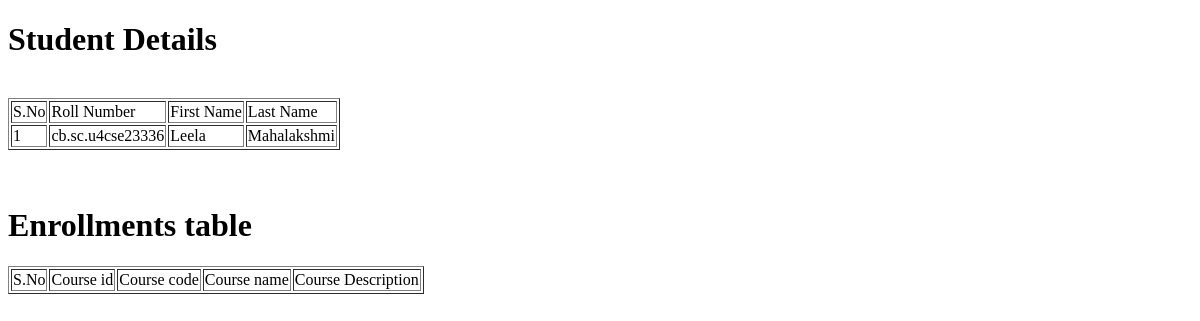
Page /student/cb.sc.u4cse23336 on the earlier database version.
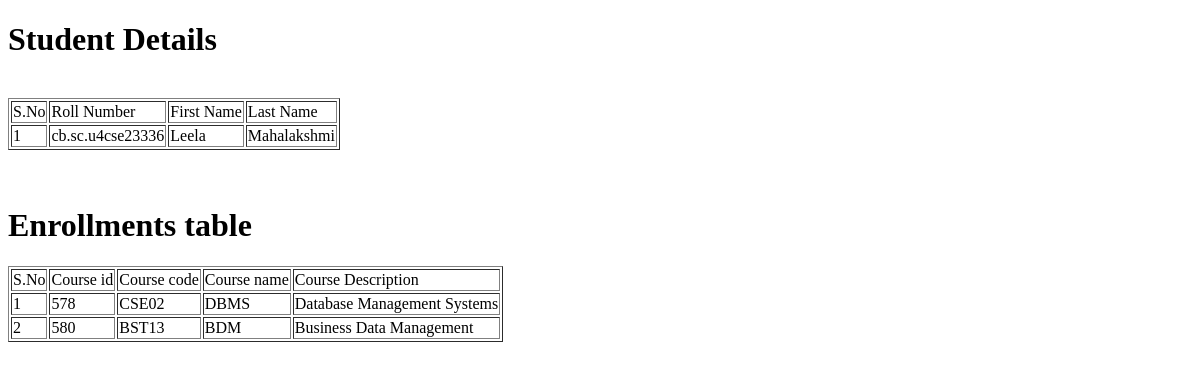
Same page on the later database version.
### tables this page shows
CREATE TABLE student (student_id INTEGER PRIMARY KEY AUTOINCREMENT,roll_number TEXT UNIQUE NOT NULL,first_name TEXT NOT NULL,last_name TEXT);

CREATE TABLE course ( course_id INTEGER PRIMARY KEY AUTOINCREMENT,course_code TEXT UNIQUE NOT NULL,course_name TEXT NOT NULL,course_description TEXT NOT NULL );

### app.py (the view)
@app.route('/student/<string:roll_number>',methods=['POST','GET'])
def details(roll_number):
    with sql.connect("database.db") as conn:
        cur = conn.cursor()
        cur.execute("SELECT * FROM student WHERE roll_number=?", (roll_number,))
        rows = cur.fetchone()
        rows = [rows] if rows else []
        cur.execute(" SELECT course.course_id, course.course_code, course.course_name, course.course_description FROM course inner join enrollments  ON course.course_id = enrollments.course_id inner join student on enrollments.student_id = student.student_id where student.roll_number=?",(roll_number,))
        rows2 = cur.fetchall()
    return render_template('studentDetailsPage.html', rows=rows, rows2=rows2)

### templates/studentDetailsPage.html (shortened to what this page needs)
<!DOCTYPE html>
<html lang="en">
<head>
</head>
<body>
    <h1>Student Details</h1>
    <br>
    <table border = 1>
        <thead>
            <td>S.No</td>
           <td>Roll Number</td>
           <td>First Name</td>
           <td>Last Name</td>
        </thead>
        {% for row in rows %}
           <tr>
              <td>{{ loop.index }}</td>
              <td>{{ row[1] }}</td>
              <td> {{ row[2] }}</td>
              <td>{{ row[3] }}</td>
           </tr>
        {% endfor %}
     </table>
     <br>
     <br>
    <h1>Enrollments table</h1>
     <table border = 1>
        <thead>
            <td>S.No</td>
           <td>Course id</td>
           <td>Course code</td>
           <td>Course name</td>
           <td>Course Description</td>
        </thead>
        {% for row in rows2 %}
           <tr>
            <td>{{ loop.index }}</td>
              <td>{{ row[0] }}</td>
              <td>{{ row[1] }}</td>
              <td> {{ row[2] }}</td>
              <td>{{ row[3] }}</td>
           </tr>
        {% endfor %}
     </table>
</body>
</html>

Differences in the rows shown:
added course: course_id "578", course_code "CSE02", course_name "DBMS", course_description "Database Management Systems"
added course: course_id "580", course_code "BST13", course_name "BDM", course_description "Business Data Management"
